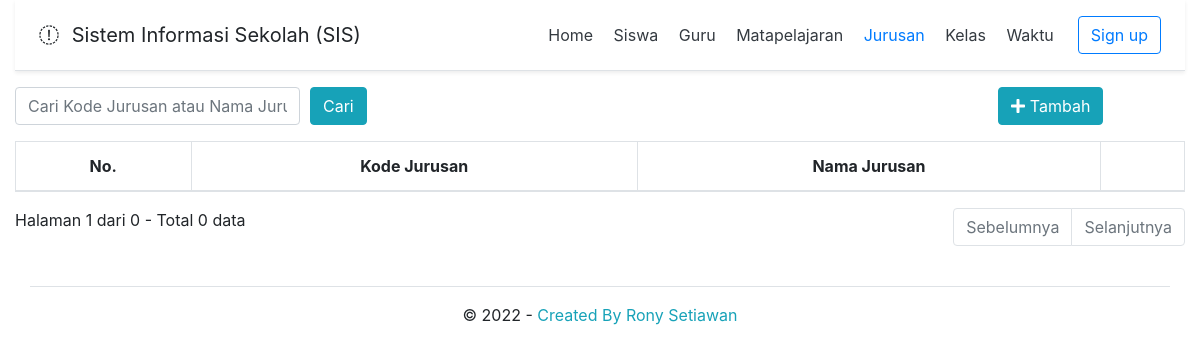
Page /?page=jurusan on the earlier database version.
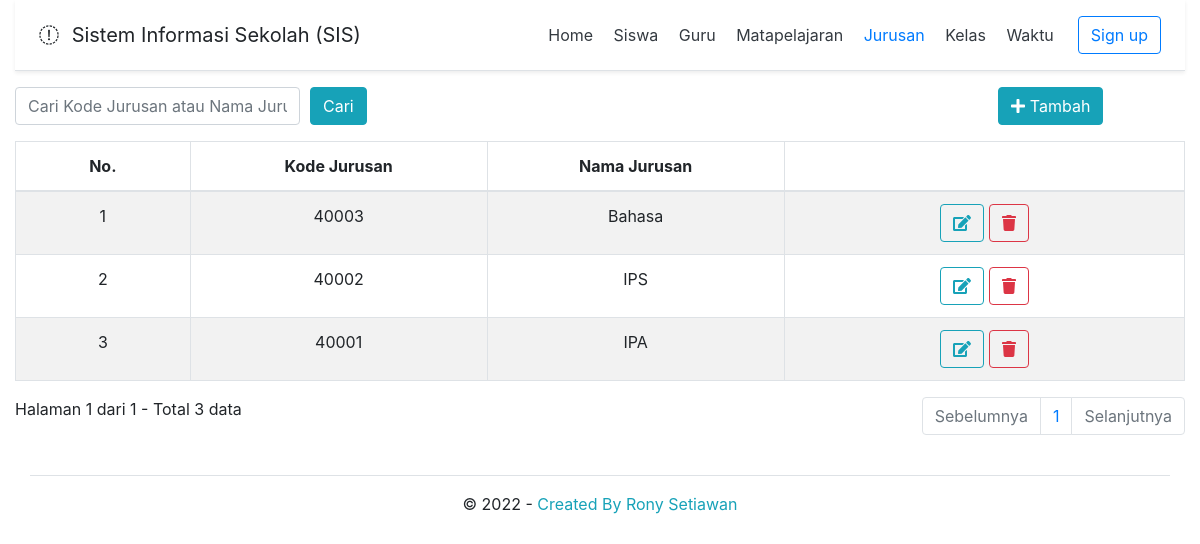
Same page on the later database version.
### tables this page shows
CREATE TABLE `tbl_jurusan` (
  `kode_jurusan` varchar(5) NOT NULL,
  `nama_jurusan` varchar(25) NOT NULL
);

### jurusan.php (the view, shortened to what this page needs)
<?php
if (isset($_POST['cari'])) {
  $cari = $_POST['cari'];
}
else {
  $cari = "";
}
?>
<div class="row">
  <div class="col-md-12">
    <form class="mb-3" action="index.php" method="post">
      <div class="form-row">
        <div class="col-3">
          <input type="text" class="form-control" name="cari" placeholder="Cari Kode Jurusan atau Nama Jurusan" value="<?= $cari; ?>">
        </div>
        <div class="col-7">
          <button type="submit" class="btn btn-info">Cari</button>
        </div>
        <div class="col-2">
          <a class="btn btn-info" href="?page=jurusanTambah" role="button"><i class="fas fa-plus"></i> Tambah</a>
        </div>
      </div>
    </form>
    <table class="table table-striped table-bordered">
      <thead>
        <tr>
          <th>No.</th>
          <th>Kode Jurusan</th>
          <th>Nama Jurusan</th>
          <th></th>
        </tr>
      </thead>
      <tbody>
        <?php
        $batas = 5;
        if (isset($cari)) {
          $query_jumlah = mysqli_query($db, "SELECT count(kode_jurusan) as jumlah FROM tbl_jurusan WHERE kode_jurusan LIKE '%$cari%' OR nama_jurusan LIKE '%$cari%'")
            or die('Ada kesalahan pada query jumlah_record: ' . mysqli_error($db));
        }
        else {
          $query_jumlah = mysqli_query($db, "SELECT count(kode_jurusan) as jumlah FROM tbl_jurusan")
            or die('Ada kesalahan pada query jumlah_record: ' . mysqli_error($db));
        }
        $data_jumlah = mysqli_fetch_assoc($query_jumlah);
        $jumlah      = $data_jumlah['jumlah'];
        $halaman     = ceil($jumlah / $batas);
        $page        = (isset($_GET['hal'])) ? (int)$_GET['hal'] : 1;
        $mulai       = ($page - 1) * $batas;
        $no = $mulai + 1;
        if (isset($cari)) {
          $query = mysqli_query($db, "SELECT * FROM tbl_jurusan WHERE kode_jurusan LIKE '%$cari%' OR nama_jurusan LIKE '%$cari%'  ORDER BY kode_jurusan DESC LIMIT $mulai, $batas")
            or die('Ada kesalahan pada query siswa: ' . mysqli_error($db));
        }
        else {
          $query = mysqli_query($db, "SELECT * FROM tbl_jurusan ORDER BY kode_jurusan DESC LIMIT $mulai, $batas")
            or die('Ada kesalahan pada query siswa: ' . mysqli_error($db));
        }
        while ($data = mysqli_fetch_assoc($query)) { ?>
          <tr>
            <td width="30" class="center"><?= $no; ?></td>
            <td width="80" class="center"><?= $data['kode_jurusan']; ?></td>
            <td width="80" class="center"><?= $data['nama_jurusan']; ?></td>
            <td width="120" class="center">
              <a title="Ubah" class="btn btn-outline-info" href="?page=jurusanUbah&kode_jurusan=<?= $data['kode_jurusan']; ?>"><i class="fas fa-edit"></i></a>
              <a title="Hapus" class="btn btn-outline-danger" href="jurusan_proses_hapus.php?kode_jurusan=<?= $data['kode_jurusan']; ?>" onclick="return confirm('Anda yakin ingin menghapus jurusan <?= $data['nama_jurusan']; ?>?');"><i class="fas fa-trash"></i></a>
            </td>
          </tr>
        <?php
          $no++;
        } ?>
      </tbody>
    </table>
    <?php
    if (empty($_GET['hal'])) {
      $halaman_aktif = '1';
    }
    else {
      $halaman_aktif = $_GET['hal'];
    }
    ?>
    <div class="row">
      <div class="col">
        <a>
          Halaman <?= $halaman_aktif; ?> dari <?= $halaman; ?> -
          Total <?= $jumlah; ?> data
        </a>
      </div>
      <div class="col">
        <nav aria-label="Page navigation example">
          <ul class="pagination justify-content-end">
            <?php
            if ($halaman_aktif <= '1') { ?>
              <li class="page-item disabled"> <span class="page-link">Sebelumnya</span></li>
            <?php
            }
            else { ?>
              <li class="page-item"><a class="page-link" href="?hal=<?= $page - 1 ?>">Sebelumnya</a></li>
            <?php } ?>
            <?php
            for ($x = 1; $x <= $halaman; $x++) { ?>
              <li class="page-item"><a class="page-link" href="?hal=<?= $x ?>"><?= $x ?></a></li>
            <?php } ?>
            <?php
            if ($halaman_aktif >= $halaman) { ?>
              <li class="page-item disabled"> <span class="page-link">Selanjutnya</span></li>
            <?php
            }
            else { ?>
              <li class="page-item"><a class="page-link" href="?hal=<?= $page + 1 ?>">Selanjutnya</a></li>
            <?php } ?>
          </ul>
        </nav>
      </div>
    </div>
  </div>
</div>

Differences in the rows shown:
added tbl_jurusan: kode_jurusan "40003", nama_jurusan "Bahasa"
added tbl_jurusan: kode_jurusan "40002", nama_jurusan "IPS"
added tbl_jurusan: kode_jurusan "40001", nama_jurusan "IPA"
Other differences:
$halaman: "0" → "1"
$jumlah: "0" → "3"
new list line: "1"
